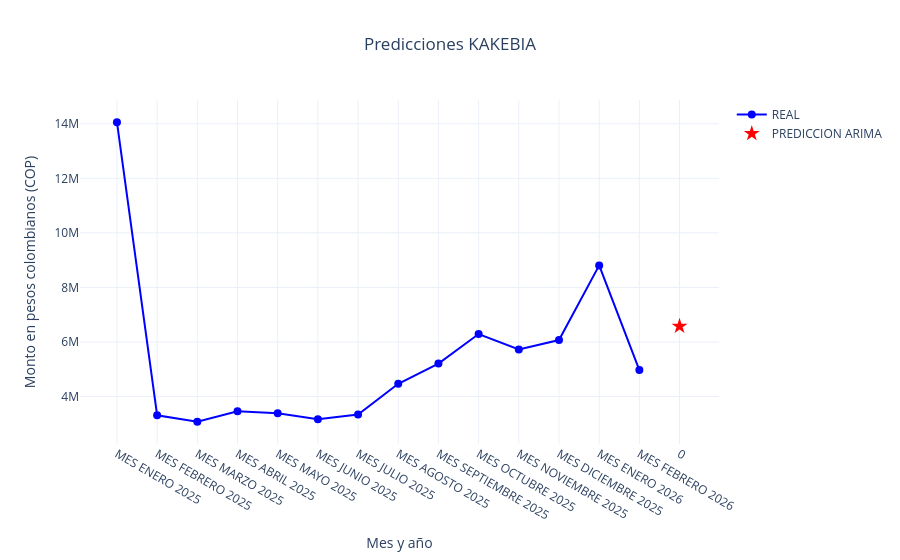

Write notebook code for a chart like this one.
### Markdown cell above
## Graficar el modelo ARIMA con Plotly

### Code cell
# Graficar resultados
fig_arima = go.Figure()

# Datos reales
df_reales = df_completo[df_completo['TIPO'] == 'REAL']
fig_arima.add_trace(go.Scatter(
    x=df_reales['MES_ANO'],
    y=df_reales['MONTO'],
    mode='lines+markers',
    name='REAL',
    line=dict(color='blue', width=2),
    marker=dict(size=8)
))

# Predicción
df_pred_arima = df_completo[df_completo['TIPO'] == 'PREDICCION']
fig_arima.add_trace(go.Scatter(

    y=df_pred_arima['MONTO'],
    mode='markers',
    name='PREDICCION ARIMA',
    marker=dict(color='red', size=12, symbol='star')
))

fig_arima.update_layout(
    title='Predicciones KAKEBIA',
    title_x=0.5,
    xaxis_title='Mes y año',
    yaxis_title='Monto en pesos colombianos (COP)',
    hovermode='x unified',
    template='plotly_white'
)

fig_arima.show()

# Formatear MONTO para exportación
df_completo['MONTO_FORMATEADO'] = df_completo['MONTO'].apply(lambda x: f"{x:,.0f}".replace(',', '.'))

### Figure 1 — Plotly figure (JSON) as saved in the notebook; plotly's stock layout.template omitted (floating-point values rounded to 4 significant figures)
{"data": [{"line": {"color": "blue", "width": 2}, "marker": {"size": 8}, "mode": "lines+markers", "name": "REAL", "type": "scatter", "x": ["MES ENERO 2025", "MES FEBRERO 2025", "MES MARZO 2025", "MES ABRIL 2025", "MES MAYO 2025", "MES JUNIO 2025", "MES JULIO 2025", "MES AGOSTO 2025", "MES SEPTIEMBRE 2025", "MES OCTUBRE 2025", "MES NOVIEMBRE 2025", "MES DICIEMBRE 2025", "MES ENERO 2026", "MES FEBRERO 2026"], "y": [14057968, 3310580, 3072536, 3455498, 3385952, 3167049, 3337777, 4465156, 5206932, 6291127, 5725800, 6068471, 8807436, 4967995]}, {"marker": {"color": "red", "size": 12, "symbol": "star"}, "mode": "markers", "name": "PREDICCION ARIMA", "type": "scatter", "y": [6577000.0]}], "layout": {"hovermode": "x unified", "title": {"text": "Predicciones KAKEBIA", "x": 0.5}, "xaxis": {"title": {"text": "Mes y año"}}, "yaxis": {"title": {"text": "Monto en pesos colombianos (COP)"}}}}
